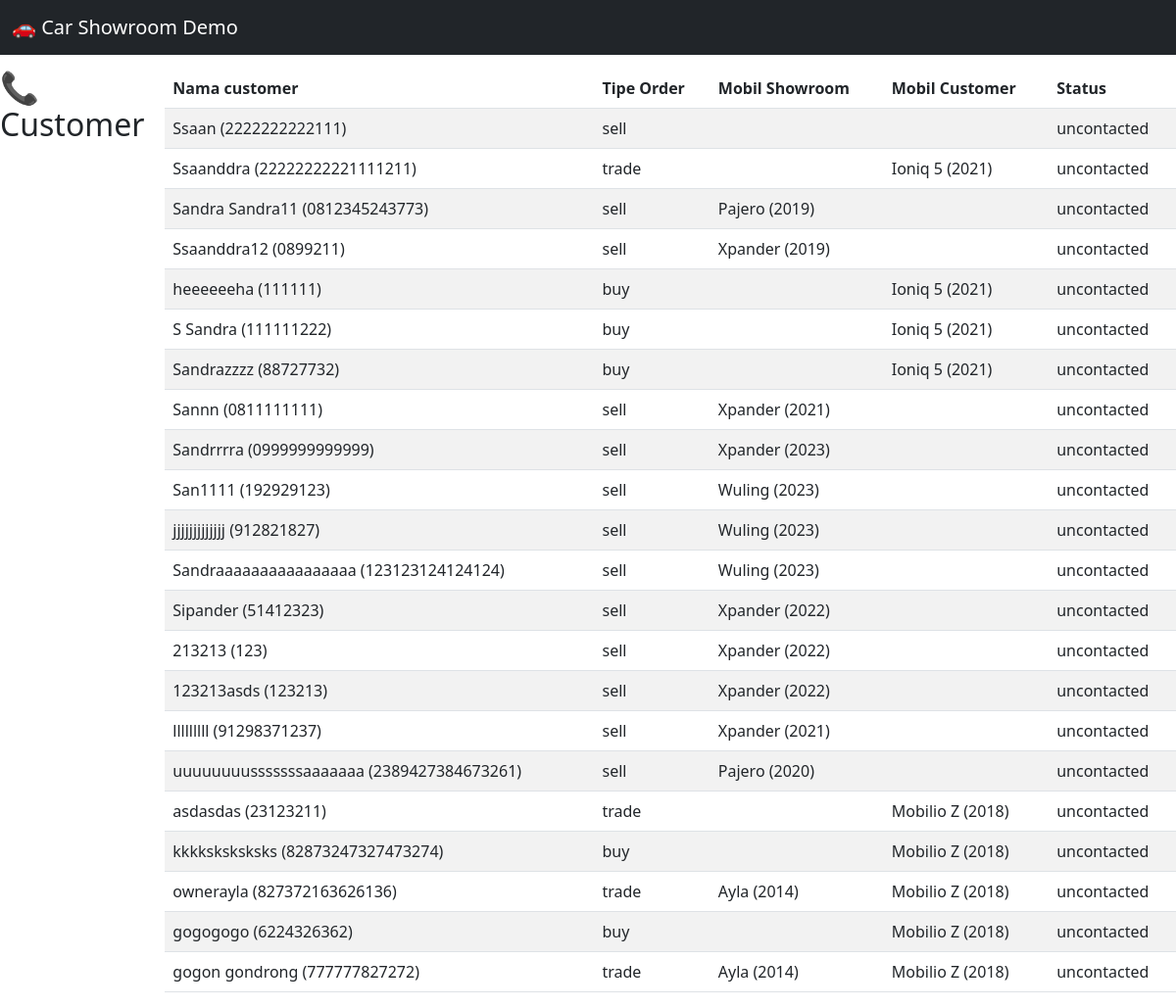
Page /demo/dashboard/customerlist/ on the earlier database version.
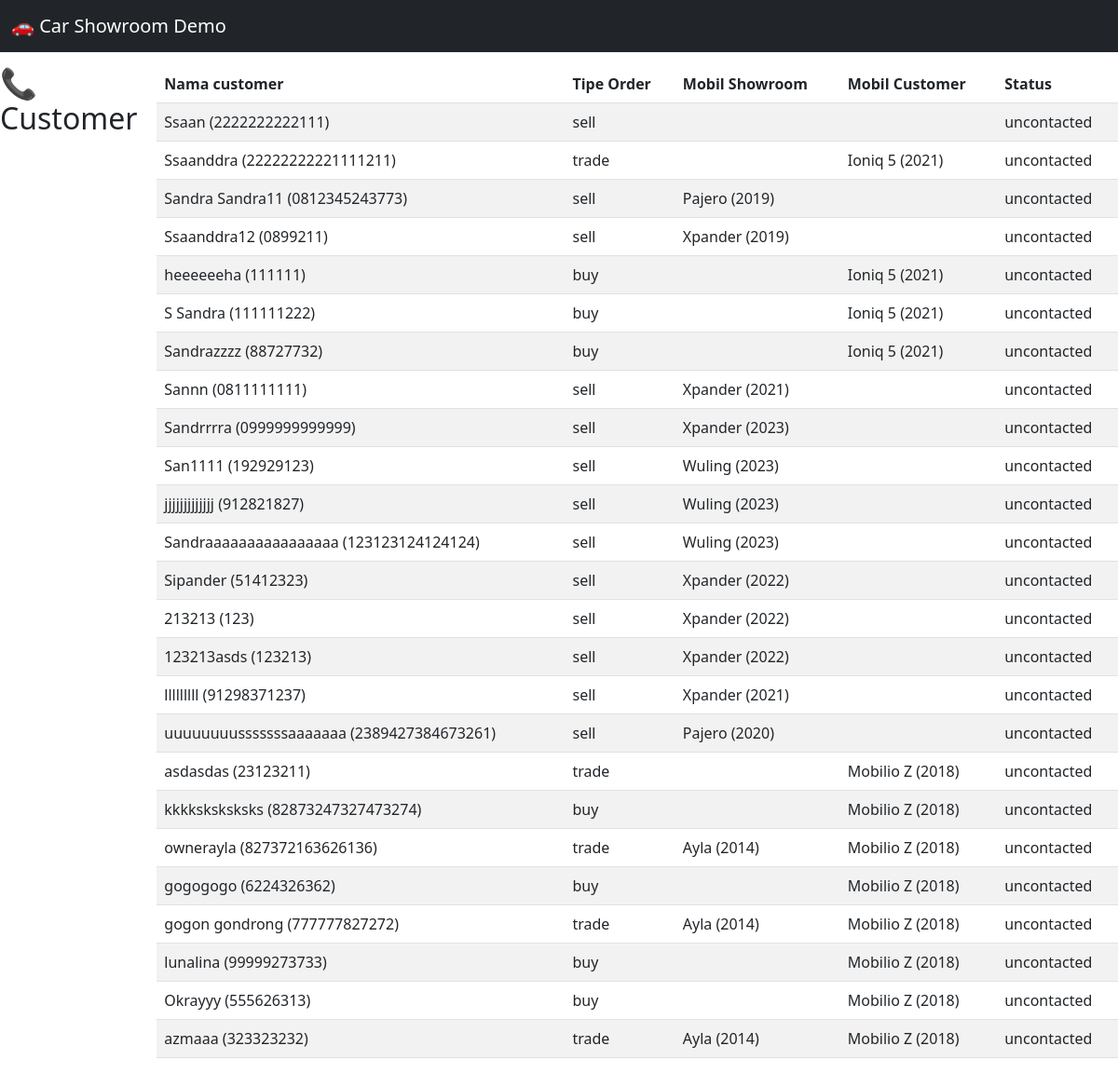
Same page on the later database version.
### orders/models.py (models this page shows, shortened)
class Order(models.Model):
    ORDER_TYPE_CHOICES = [
        ("sell","Sell"),
        ("trade","Trade"),
        ("buy","Buy"),
    ]
    customer = models.ForeignKey(Customer, on_delete=models.CASCADE, related_name='orders')
    showroom_car = models.ForeignKey(Cars, on_delete=models.CASCADE, null=True, blank=True)
    offer_type = models.CharField(max_length=10, choices=ORDER_TYPE_CHOICES)
    trade_in_car = models.OneToOneField(TradeInCar, on_delete=models.SET_NULL, null=True, blank=True)
    created_at = models.DateTimeField(auto_now_add=True)

class TradeInCar(models.Model):
    customer = models.ForeignKey(Customer, on_delete=models.CASCADE)
    offered_vehicle_model = models.CharField(max_length=100, blank=True, null=True)
    offered_vehicle_varian = models.CharField(max_length=100, blank=True, null=True)
    offered_vehicle_transmission = models.CharField(max_length=20, choices=[('auto','Otomatis'), ('manual', 'Manual')], blank=True, null=True)
    offered_vehicle_province = models.CharField(max_length=50, blank=True, null=True)
    offered_vehicle_year = models.IntegerField(blank=True, null=True)
    offered_vehicle_kilometers = models.IntegerField(blank=True, null=True)
    offered_vehicle_notes = models.TextField(blank=True, null=True)

### customer/models.py (models this page shows, shortened)
class Customer(models.Model):
    STATUS_CHOICES = [
        ("deal","Deal"),
        ("negotiating","Negotiating"),
        ("not_deal", "Not Deal"),
        ("uncontacted", "Uncontacted"),
        ("rna","RNA (Return, No Answer)"),
    ]
    user = models.OneToOneField(User, on_delete=models.CASCADE, related_name="customer_profile",null=True,blank=True)
    name = models.CharField(max_length=100)
    phone_number = models.CharField(max_length=20, unique=True)
    email = models.EmailField(blank=True, null=True)
    address = models.TextField(blank=True, null=True)
    status = models.CharField(max_length=20, choices=STATUS_CHOICES, default="uncontacted")
    created_at = models.DateTimeField(auto_now_add=True)
    updated_at = models.DateTimeField(auto_now=True)

### cars/models.py (models this page shows, shortened)
class Cars(models.Model):
    id = models.AutoField(primary_key=True)
    nama = models.CharField(max_length=100)
    harga = models.DecimalField(max_digits=12, decimal_places=2)
    merek = models.CharField(max_length=50)
    model = models.CharField(max_length=50)
    tahun = models.IntegerField()
    kilometer = models.IntegerField()
    transmisi = models.CharField(max_length=20, choices=[('auto','Otomatis'), ('manual', 'Manual')])
    jenis_bahan_bakar = models.CharField(max_length=20, choices=[('bensin','Bensin'), ('diesel', 'Diesel'), ('elektrik', 'Elektrik')])
    mesin = models.CharField(max_length=50)
    tempat_duduk = models.IntegerField()
    deskripsi = models.TextField()
    gambar = models.ImageField(upload_to='cars/images/',blank=True, null=True)
    status = models.CharField(max_length=20,
                              choices=[('available','Available'),('sold','Sold'),('booked','Booked')],default='available')

### demo/views.py (the view)
# urls.py: path('dashboard/customerlist/', dashboard_customer_list, name='demo_customer_list_dashboard'),
def dashboard_customer_list(request):
    context = {
        'orders' : Order.objects.select_related("customer","trade_in_car").all()
    }
    return render(request,'demo/customer_list_dashboard.html',context)

### demo/templates/demo/customer_list_dashboard.html
{% extends 'demo/base.html' %}
{% block content %}
<h2>📞 Customer</h2>
<table class="table table-striped">
  <thead>
    <tr>
      <th>Nama customer</th>
      <th>Tipe Order</th>
      <th>Mobil Showroom</th>
      <th>Mobil Customer</th>
      <th>Status</th>
    </tr>
  </thead>
  <tbody>
    {% for order in orders %}
    <tr>
      <td> {{ order.customer.name }} ({{ order.customer.phone_number }}) </td>
      <td>  {{ order.offer_type }} </td>
      {% if order.trade_in_car.offered_vehicle_model %}
      <td> {{ order.trade_in_car.offered_vehicle_model }} ({{ order.trade_in_car.offered_vehicle_year }}) </td>
      {% else %}
      <td>  </td>
      {% endif %}
      {% if order.showroom_car.nama %}
      <td>     {{ order.showroom_car.nama }} ({{ order.showroom_car.tahun }}) </td>
      {% else %}
      <td>  </td>
      {% endif %}
      <td> {{ order.customer.status }}</td>
    </tr>
    {% endfor %}
  </tbody>
</table>
{% endblock content %}

Differences in the rows shown:
added Order: customer.name "lunalina", customer.phone_number "99999273733", offer_type "buy", showroom_car.nama "Mobilio Z", showroom_car.tahun "2018", customer.status "uncontacted"
added Order: customer.name "Okrayyy", customer.phone_number "555626313", offer_type "buy", showroom_car.nama "Mobilio Z", showroom_car.tahun "2018", customer.status "uncontacted"
added Order: customer.name "azmaaa", customer.phone_number "323323232", offer_type "trade", trade_in_car.offered_vehicle_model "Ayla", trade_in_car.offered_vehicle_year "2014", showroom_car.nama "Mobilio Z", showroom_car.tahun "2018", customer.status "uncontacted"
